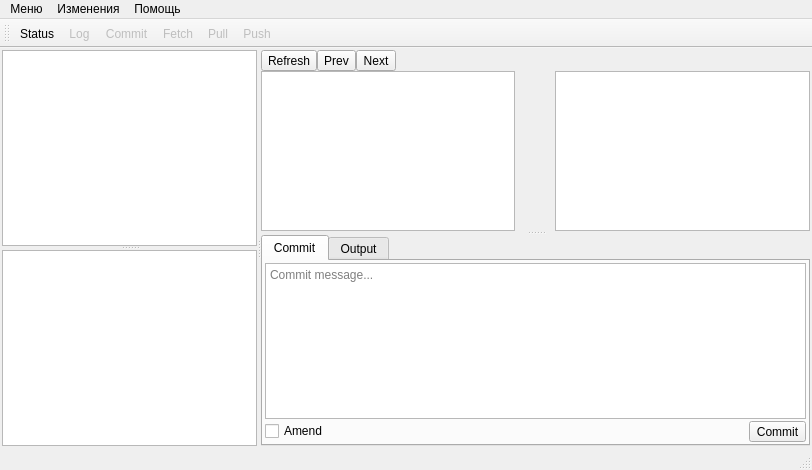
<?xml version="1.0" encoding="UTF-8"?>
<ui version="4.0">
 <class>MainWindow</class>
 <widget class="QMainWindow" name="MainWindow">
  <property name="geometry">
   <rect>
    <x>0</x>
    <y>0</y>
    <width>812</width>
    <height>470</height>
   </rect>
  </property>
  <property name="windowTitle">
   <string>GitKeeper</string>
  </property>
  <widget class="QWidget" name="centralwidget">
   <layout class="QVBoxLayout" name="verticalLayout_3">
    <property name="spacing">
     <number>2</number>
    </property>
    <property name="leftMargin">
     <number>2</number>
    </property>
    <property name="topMargin">
     <number>2</number>
    </property>
    <property name="rightMargin">
     <number>2</number>
    </property>
    <property name="bottomMargin">
     <number>2</number>
    </property>
    <item>
     <widget class="QWidget" name="widget" native="true">
      <layout class="QVBoxLayout" name="verticalLayout_2">
       <property name="spacing">
        <number>0</number>
       </property>
       <property name="leftMargin">
        <number>0</number>
       </property>
       <property name="topMargin">
        <number>0</number>
       </property>
       <property name="rightMargin">
        <number>0</number>
       </property>
       <property name="bottomMargin">
        <number>0</number>
       </property>
       <item>
        <widget class="QSplitter" name="splitter_2">
         <property name="orientation">
          <enum>Qt::Horizontal</enum>
         </property>
         <property name="handleWidth">
          <number>4</number>
         </property>
         <widget class="QWidget" name="widget_3" native="true">
          <layout class="QVBoxLayout" name="verticalLayout_4">
           <property name="spacing">
            <number>0</number>
           </property>
           <property name="leftMargin">
            <number>0</number>
           </property>
           <property name="topMargin">
            <number>0</number>
           </property>
           <property name="rightMargin">
            <number>0</number>
           </property>
           <property name="bottomMargin">
            <number>0</number>
           </property>
           <item>
            <widget class="QSplitter" name="splitter_4">
             <property name="orientation">
              <enum>Qt::Vertical</enum>
             </property>
             <property name="handleWidth">
              <number>4</number>
             </property>
             <widget class="QTableView" name="filesTableView">
              <property name="editTriggers">
               <set>QAbstractItemView::AnyKeyPressed|QAbstractItemView::DoubleClicked</set>
              </property>
              <property name="alternatingRowColors">
               <bool>true</bool>
              </property>
              <property name="selectionMode">
               <enum>QAbstractItemView::SingleSelection</enum>
              </property>
              <property name="selectionBehavior">
               <enum>QAbstractItemView::SelectRows</enum>
              </property>
              <property name="showGrid">
               <bool>false</bool>
              </property>
              <attribute name="horizontalHeaderStretchLastSection">
               <bool>true</bool>
              </attribute>
              <attribute name="verticalHeaderVisible">
               <bool>false</bool>
              </attribute>
             </widget>
             <widget class="QTableView" name="stagedTableView">
              <property name="editTriggers">
               <set>QAbstractItemView::AnyKeyPressed|QAbstractItemView::DoubleClicked</set>
              </property>
              <property name="alternatingRowColors">
               <bool>true</bool>
              </property>
              <property name="selectionMode">
               <enum>QAbstractItemView::SingleSelection</enum>
              </property>
              <property name="selectionBehavior">
               <enum>QAbstractItemView::SelectRows</enum>
              </property>
              <property name="showGrid">
               <bool>false</bool>
              </property>
              <attribute name="horizontalHeaderStretchLastSection">
               <bool>true</bool>
              </attribute>
              <attribute name="verticalHeaderVisible">
               <bool>false</bool>
              </attribute>
             </widget>
            </widget>
           </item>
          </layout>
         </widget>
         <widget class="QWidget" name="widget_4" native="true">
          <layout class="QVBoxLayout" name="verticalLayout">
           <property name="spacing">
            <number>0</number>
           </property>
           <property name="leftMargin">
            <number>0</number>
           </property>
           <property name="topMargin">
            <number>0</number>
           </property>
           <property name="rightMargin">
            <number>0</number>
           </property>
           <property name="bottomMargin">
            <number>0</number>
           </property>
           <item>
            <widget class="QSplitter" name="splitter">
             <property name="orientation">
              <enum>Qt::Vertical</enum>
             </property>
             <widget class="QWidget" name="splitter_3" native="true">
              <layout class="QVBoxLayout" name="verticalLayout_6">
               <property name="spacing">
                <number>0</number>
               </property>
               <property name="leftMargin">
                <number>0</number>
               </property>
               <property name="topMargin">
                <number>0</number>
               </property>
               <property name="rightMargin">
                <number>0</number>
               </property>
               <property name="bottomMargin">
                <number>0</number>
               </property>
               <item>
                <widget class="QWidget" name="diffToolbar" native="true">
                 <layout class="QHBoxLayout" name="horizontalLayout_4" stretch="0,0,0,0">
                  <property name="spacing">
                   <number>0</number>
                  </property>
                  <property name="leftMargin">
                   <number>0</number>
                  </property>
                  <property name="topMargin">
                   <number>0</number>
                  </property>
                  <property name="rightMargin">
                   <number>0</number>
                  </property>
                  <property name="bottomMargin">
                   <number>0</number>
                  </property>
                  <item>
                   <widget class="QToolButton" name="toolButton_3">
                    <property name="text">
                     <string>Refresh</string>
                    </property>
                   </widget>
                  </item>
                  <item>
                   <widget class="QToolButton" name="prevFileChangeBtn">
                    <property name="text">
                     <string>Prev</string>
                    </property>
                   </widget>
                  </item>
                  <item>
                   <widget class="QToolButton" name="nextFileChangeBtn">
                    <property name="text">
                     <string>Next</string>
                    </property>
                   </widget>
                  </item>
                  <item>
                   <spacer name="horizontalSpacer_2">
                    <property name="orientation">
                     <enum>Qt::Horizontal</enum>
                    </property>
                    <property name="sizeHint" stdset="0">
                     <size>
                      <width>40</width>
                      <height>20</height>
                     </size>
                    </property>
                   </spacer>
                  </item>
                 </layout>
                </widget>
               </item>
               <item>
                <widget class="QWidget" name="diffViewerPanel" native="true">
                 <layout class="QHBoxLayout" name="horizontalLayout_3">
                  <property name="spacing">
                   <number>0</number>
                  </property>
                  <property name="leftMargin">
                   <number>0</number>
                  </property>
                  <property name="topMargin">
                   <number>0</number>
                  </property>
                  <property name="rightMargin">
                   <number>0</number>
                  </property>
                  <property name="bottomMargin">
                   <number>0</number>
                  </property>
                  <item>
                   <widget class="CodeEditor" name="originalFileEdit">
                    <property name="enabled">
                     <bool>true</bool>
                    </property>
                    <property name="documentTitle">
                     <string notr="true"/>
                    </property>
                    <property name="undoRedoEnabled">
                     <bool>false</bool>
                    </property>
                    <property name="lineWrapMode">
                     <enum>QPlainTextEdit::NoWrap</enum>
                    </property>
                    <property name="readOnly">
                     <bool>true</bool>
                    </property>
                    <property name="plainText">
                     <string notr="true"/>
                    </property>
                    <property name="backgroundVisible">
                     <bool>false</bool>
                    </property>
                    <property name="centerOnScroll">
                     <bool>true</bool>
                    </property>
                   </widget>
                  </item>
                  <item>
                   <widget class="QWidget" name="diffActionsWidget" native="true">
                    <property name="minimumSize">
                     <size>
                      <width>40</width>
                      <height>40</height>
                     </size>
                    </property>
                    <property name="autoFillBackground">
                     <bool>false</bool>
                    </property>
                   </widget>
                  </item>
                  <item>
                   <widget class="CodeEditor" name="currentFileEdit">
                    <property name="documentTitle">
                     <string notr="true"/>
                    </property>
                    <property name="undoRedoEnabled">
                     <bool>false</bool>
                    </property>
                    <property name="lineWrapMode">
                     <enum>QPlainTextEdit::NoWrap</enum>
                    </property>
                    <property name="readOnly">
                     <bool>true</bool>
                    </property>
                    <property name="plainText">
                     <string notr="true"/>
                    </property>
                    <property name="backgroundVisible">
                     <bool>false</bool>
                    </property>
                    <property name="centerOnScroll">
                     <bool>true</bool>
                    </property>
                   </widget>
                  </item>
                 </layout>
                 <zorder>currentFileEdit</zorder>
                 <zorder>originalFileEdit</zorder>
                 <zorder>diffActionsWidget</zorder>
                </widget>
               </item>
              </layout>
             </widget>
             <widget class="QTabWidget" name="tabWidget">
              <property name="currentIndex">
               <number>0</number>
              </property>
              <widget class="QWidget" name="tabWidgetPage1">
               <attribute name="title">
                <string>Commit</string>
               </attribute>
               <layout class="QVBoxLayout" name="verticalLayout_5" stretch="1,0">
                <property name="spacing">
                 <number>2</number>
                </property>
                <property name="leftMargin">
                 <number>2</number>
                </property>
                <property name="topMargin">
                 <number>2</number>
                </property>
                <property name="rightMargin">
                 <number>2</number>
                </property>
                <property name="bottomMargin">
                 <number>2</number>
                </property>
                <item>
                 <widget class="QTextEdit" name="commitMessageEdit">
                  <property name="acceptRichText">
                   <bool>false</bool>
                  </property>
                  <property name="placeholderText">
                   <string>Commit message...</string>
                  </property>
                 </widget>
                </item>
                <item>
                 <layout class="QHBoxLayout" name="horizontalLayout" stretch="1,0">
                  <item>
                   <widget class="QCheckBox" name="amendCheckBox">
                    <property name="text">
                     <string>Amend</string>
                    </property>
                   </widget>
                  </item>
                  <item>
                   <widget class="QToolButton" name="btnCommit">
                    <property name="text">
                     <string>Commit</string>
                    </property>
                   </widget>
                  </item>
                 </layout>
                </item>
               </layout>
              </widget>
              <widget class="QWidget" name="tab">
               <attribute name="title">
                <string>Output</string>
               </attribute>
               <layout class="QVBoxLayout" name="verticalLayout" stretch="1,0">
                <property name="spacing">
                 <number>2</number>
                </property>
                <property name="leftMargin">
                 <number>2</number>
                </property>
                <property name="topMargin">
                 <number>2</number>
                </property>
                <property name="rightMargin">
                 <number>2</number>
                </property>
                <property name="bottomMargin">
                 <number>2</number>
                </property>
                <item>
                 <widget class="QTextEdit" name="logMessage">
                  <property name="enabled">
                   <bool>true</bool>
                  </property>
                  <property name="autoFillBackground">
                   <bool>true</bool>
                  </property>
                  <property name="styleSheet">
                   <string notr="true">background-color: rgb(206, 206, 206);</string>
                  </property>
                  <property name="readOnly">
                   <bool>true</bool>
                  </property>
                 </widget>
                </item>
                <item>
                 <layout class="QHBoxLayout" name="horizontalLayout_2">
                  <item>
                   <spacer name="horizontalSpacer">
                    <property name="orientation">
                     <enum>Qt::Horizontal</enum>
                    </property>
                    <property name="sizeHint" stdset="0">
                     <size>
                      <width>40</width>
                      <height>20</height>
                     </size>
                    </property>
                   </spacer>
                  </item>
                  <item>
                   <widget class="QToolButton" name="btnClearLog">
                    <property name="text">
                     <string>Clear</string>
                    </property>
                   </widget>
                  </item>
                 </layout>
                </item>
               </layout>
              </widget>
             </widget>
            </widget>
           </item>
          </layout>
         </widget>
        </widget>
       </item>
      </layout>
     </widget>
    </item>
   </layout>
  </widget>
  <widget class="QMenuBar" name="menubar">
   <property name="geometry">
    <rect>
     <x>0</x>
     <y>0</y>
     <width>812</width>
     <height>21</height>
    </rect>
   </property>
   <widget class="QMenu" name="menu">
    <property name="title">
     <string>Меню</string>
    </property>
    <addaction name="action"/>
    <addaction name="action_5"/>
    <addaction name="action_6"/>
    <addaction name="separator"/>
    <addaction name="actionOpenSettings"/>
    <addaction name="action_4"/>
   </widget>
   <widget class="QMenu" name="menu_2">
    <property name="title">
     <string>Помощь</string>
    </property>
    <addaction name="aboutAction"/>
   </widget>
   <widget class="QMenu" name="menu_3">
    <property name="title">
     <string>Изменения</string>
    </property>
    <addaction name="nextFileChangeAction"/>
    <addaction name="prevFileChangeAction"/>
   </widget>
   <addaction name="menu"/>
   <addaction name="menu_3"/>
   <addaction name="menu_2"/>
  </widget>
  <widget class="QStatusBar" name="statusbar"/>
  <widget class="QToolBar" name="toolBar">
   <property name="windowTitle">
    <string>toolBar</string>
   </property>
   <attribute name="toolBarArea">
    <enum>TopToolBarArea</enum>
   </attribute>
   <attribute name="toolBarBreak">
    <bool>false</bool>
   </attribute>
   <addaction name="actionStatus"/>
   <addaction name="actionLog"/>
   <addaction name="actionCommit"/>
   <addaction name="actionFetch"/>
   <addaction name="actionPull"/>
   <addaction name="actionPush"/>
  </widget>
  <action name="actionStatus">
   <property name="enabled">
    <bool>true</bool>
   </property>
   <property name="text">
    <string>Status</string>
   </property>
  </action>
  <action name="actionLog">
   <property name="enabled">
    <bool>false</bool>
   </property>
   <property name="text">
    <string>Log</string>
   </property>
  </action>
  <action name="actionCommit">
   <property name="enabled">
    <bool>false</bool>
   </property>
   <property name="text">
    <string>Commit</string>
   </property>
  </action>
  <action name="actionFetch">
   <property name="enabled">
    <bool>false</bool>
   </property>
   <property name="text">
    <string>Fetch</string>
   </property>
  </action>
  <action name="actionPull">
   <property name="enabled">
    <bool>false</bool>
   </property>
   <property name="text">
    <string>Pull</string>
   </property>
  </action>
  <action name="actionPush">
   <property name="enabled">
    <bool>false</bool>
   </property>
   <property name="text">
    <string>Push</string>
   </property>
  </action>
  <action name="action">
   <property name="text">
    <string>Создать</string>
   </property>
  </action>
  <action name="actionOpenSettings">
   <property name="text">
    <string>Настройки</string>
   </property>
  </action>
  <action name="action_4">
   <property name="text">
    <string>Выход</string>
   </property>
  </action>
  <action name="action_5">
   <property name="text">
    <string>Открыть</string>
   </property>
  </action>
  <action name="action_6">
   <property name="text">
    <string>Клонировать</string>
   </property>
  </action>
  <action name="aboutAction">
   <property name="text">
    <string>О программе</string>
   </property>
  </action>
  <action name="nextFileChangeAction">
   <property name="text">
    <string>Next</string>
   </property>
   <property name="toolTip">
    <string>Next change</string>
   </property>
   <property name="shortcut">
    <string>F6</string>
   </property>
  </action>
  <action name="prevFileChangeAction">
   <property name="text">
    <string>Prev</string>
   </property>
   <property name="toolTip">
    <string>Previous changes</string>
   </property>
   <property name="shortcut">
    <string>Shift+F6</string>
   </property>
  </action>
 </widget>
 <customwidgets>
  <customwidget>
   <class>CodeEditor</class>
   <extends>QPlainTextEdit</extends>
   <header location="global">widgets/code_editor.h</header>
  </customwidget>
 </customwidgets>
 <resources/>
 <connections/>
</ui>
